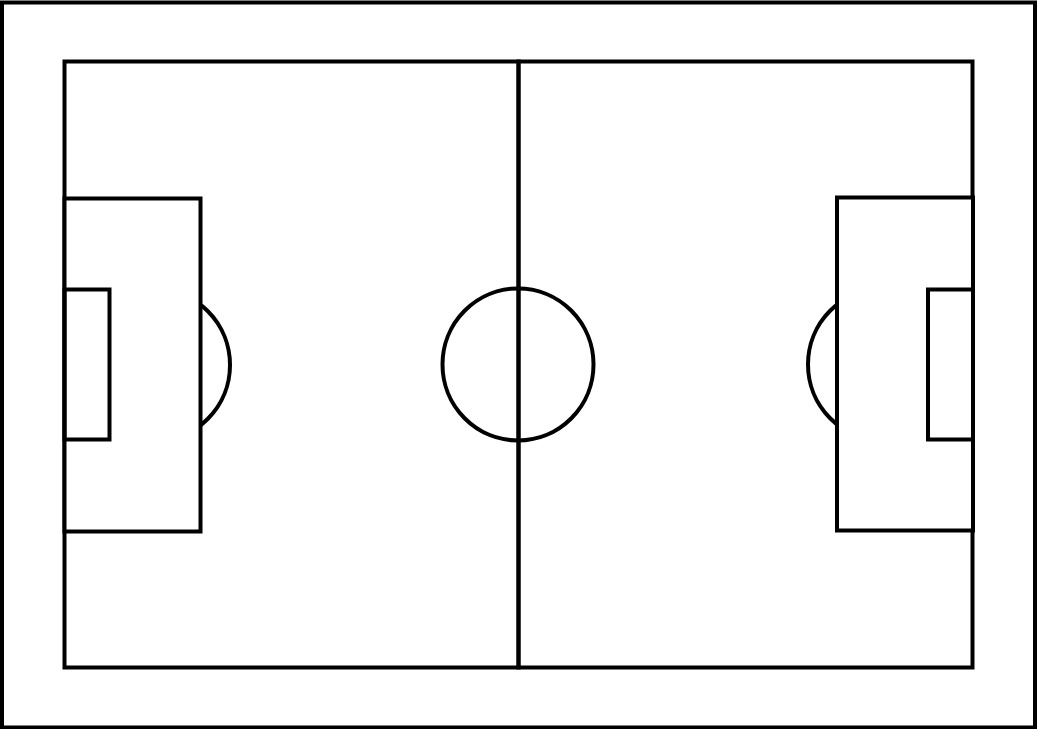
#> input picture data/pitch_model.jpg, 1038 x 729 px
$ python -i detect.py   (imports and definitions only)
#> lines starting #> are read from the running program, lines starting #| are printed output that depends on the picture
#> further down, picture is the input picture: shape (729, 1038, 3); min 0, max 255, mean 242.2
"""
Detects things from frame

https://github.com/arunponnusamy/cvlib
"""
import cv2
import numpy as np


def edges_detection(img):
    gray = cv2.cvtColor(img, cv2.COLOR_BGR2GRAY)

    kernel_size = 5
    blur_gray = cv2.GaussianBlur(gray, (kernel_size, kernel_size), 0)

    # edge detection
    low_threshold = 10
    high_threshold = 100
    frame_edges = cv2.Canny(blur_gray, low_threshold, high_threshold)
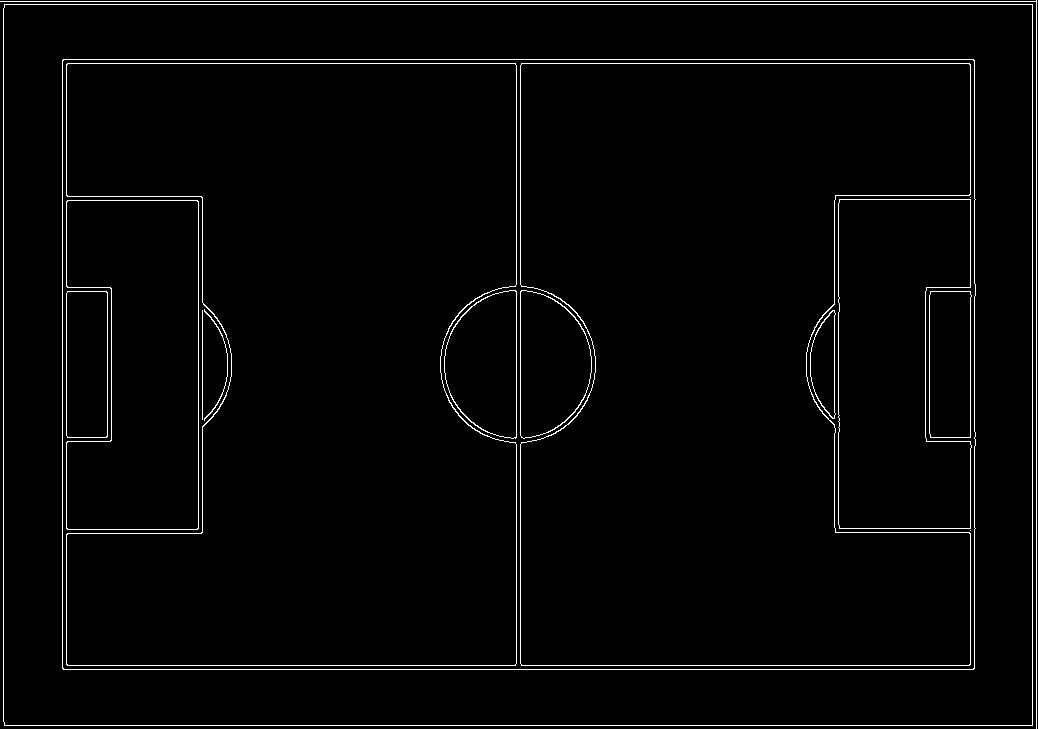
#> frame_edges: shape (729, 1038); 2.3% white in thin lines or dots

    return frame_edges


def lines_detection(frame_edges, img):
    rho = 1  # distance resolution in pixels of the Hough grid
    theta = np.pi / 180  # angular resolution in radians of the Hough grid
    threshold = 100  # minimum number of votes (intersections in Hough grid cell)
    min_line_length = 20  # minimum number of pixels making up a line
    max_line_gap = 50  # maximum gap in pixels between connectable line segments
    line_image = np.copy(img) * 0  # creating a blank to draw lines on

    # Output "lines" is an array containing endpoints of detected line segments
    lines = cv2.HoughLinesP(frame_edges, rho, theta, threshold, np.array([]),
                            min_line_length, max_line_gap)

    for line in lines:
        for x1, y1, x2, y2 in line:
            cv2.line(line_image, (x1, y1), (x2, y2), (0, 0, 255), 3)

    return line_image

>>> import cv2
>>> picture = cv2.imread('data/pitch_model.jpg')
>>> result = edges_detection(picture)
